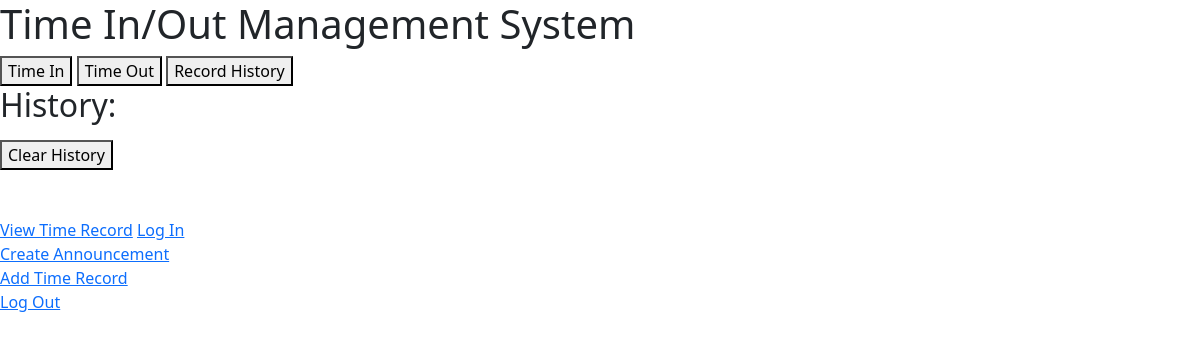
Before: /internship/time_in_out/ (signed in) with the older database file.
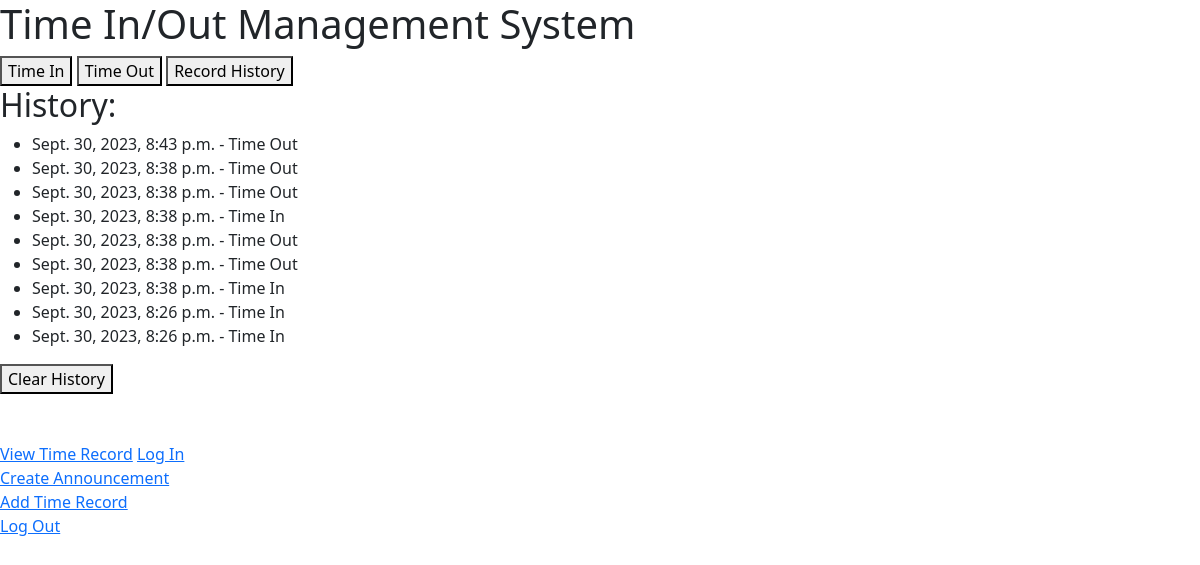
After: the same page with the newer database file.
### internship/models.py (models this page shows)
class TimeRecord(models.Model):
    intern_user = models.ForeignKey(intern, on_delete=models.CASCADE, default=None)
    timestamp = models.DateTimeField(default=now)
    is_time_in = models.BooleanField(default=True)
    action = models.CharField(max_length=8, choices=[('Time In', 'Time In'), ('Time Out', 'Time Out')], default='Time In')

### internship/views.py (the view)
# urls.py: path('time_in_out/', views.time_in_out, name='time_in_out'),
@login_required
def time_in_out(request):
    if request.method == 'POST':
        form = TimeRecordForm(request.POST)
        if 'is_time_in' in request.POST and request.POST['is_time_in'] == 'false':
            form.fields['is_time_in'].required = False
        if form.is_valid():
            is_time_in = form.cleaned_data['is_time_in']
            action = 'Time In' if is_time_in else 'Time Out'
            TimeRecord.objects.create(intern_user=request.user, is_time_in=is_time_in, action=action)
            messages.success(request, 'Time Record saved successfully.')
            if 'record_history' in request.POST:
                return redirect('view_time_records')
    else:
        form = TimeRecordForm()
    time_records = TimeRecord.objects.filter(intern_user=request.user).order_by('-timestamp')
    return render(request, 'DTR/time_in_out.html', {'form': form, 'time_records': time_records})

### templates/DTR/time_in_out.html (shortened to what this page needs)
{% extends "base.html" %}
{% load static %}
{% block content %}
<h1>Time In/Out Management System</h1>
<form method="post">
    <button type="submit" name="is_time_in" value="on">Time In</button>
    <button type="submit" name="is_time_in" value="false">Time Out</button>
     <button type="button" id="record-history-button">Record History</button>
</form>
<h2>History:</h2>
<ul>
    {% for record in time_records %}
        <li>{{ record.timestamp }} - {{ record.action }}</li>
    {% endfor %}
</ul>
<form method="post" action="{% url 'clear_history' %}">
    <button type="submit">Clear History</button>
</form>
<br> <br>
<a href="{% url 'view_time_records' %}">View Time Record</a>
<a href="{% url 'login' %}">Log In</a> <br>
<a href="{% url 'create_announcement' %}">Create Announcement</a> <br>
<a href="{% url 'time_in_out' %}">Add Time Record</a> <br>
<a href="{% url 'logout' %}">Log Out</a> <br>
{% endblock %}

Changed rows visible on the page:
added TimeRecord: timestamp "Sept. 30, 2023, 8:43 p.m.", action "Time Out"
added TimeRecord: timestamp "Sept. 30, 2023, 8:38 p.m.", action "Time Out"
added TimeRecord: timestamp "Sept. 30, 2023, 8:38 p.m.", action "Time Out"
added TimeRecord: timestamp "Sept. 30, 2023, 8:38 p.m.", action "Time In"
added TimeRecord: timestamp "Sept. 30, 2023, 8:38 p.m.", action "Time Out"
added TimeRecord: timestamp "Sept. 30, 2023, 8:38 p.m.", action "Time Out"
added TimeRecord: timestamp "Sept. 30, 2023, 8:38 p.m.", action "Time In"
added TimeRecord: timestamp "Sept. 30, 2023, 8:26 p.m.", action "Time In"
added TimeRecord: timestamp "Sept. 30, 2023, 8:26 p.m.", action "Time In"
